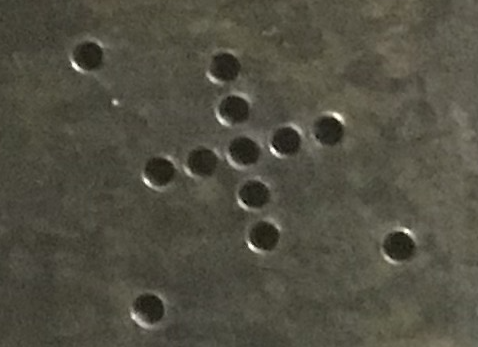
#> input picture d3.png, 478 x 347 px, found by its file name
$ python openvino_test.py
#> lines starting #> are read from the running program, lines starting #| are printed output that depends on the picture; after the words box and inside, x2 and y2 are one past the last pixel; in counts of white or black regions, pixels touching at a corner belong together; long printed decimals are rounded
import numpy as np
import cv2
import math

img = cv2.imread('/Users/krishnasagarreddy/images/clearqrcodes/d3.png')
#> img is the input picture: shape (347, 478, 3); mean B, G, R 66.3, 79.3, 81.6


def func_code(th2, max_Radius, j1):
        circles = cv2.HoughCircles(th2 ,cv2.HOUGH_GRADIENT,2,max_Radius,
                                    param1=50,param2=j1,minRadius=int(max_Radius/2),maxRadius=int(max_Radius))
                                    #circles = np.uint16()

        k=0
        #cv2.waitKey(1000)
        font = cv2.FONT_HERSHEY_SIMPLEX
        if(circles is not None):
            pass
        else:
            #if( j1 == 35):
            print (" nocircles found for l =", l, "j1=", j1)
                #red_flag = 1

            return -3
        #print "    circles    =    ", circles
        circles = np.uint16(np.around(circles))
        #if(!circles.any())
        if 'circles' in globals() and circles.any():
        #if circles or circles.any() :
            #circles = np.uint16(np.around(circles))
            for i in circles[0,:]:
                # draw the outer circle
                #cv2.circle(img,(i[0],i[1]),i[2],(0,255,0),1)
                # draw the center of the circle
                #cv2.circle(img,(i[0],i[1]),2,(0,0,255),1)
                arr_circle[k]=(i[0],i[1],i[2])
                #print i, k, arr_circle[k]
                #cv2.putText(img,str(k),(i[0],i[1]), font, 1,(255,255,255),1,cv2.LINE_AA)

                if (k==0):
                    avg_rad = i[2]
                    print( "k=",k,"avg_rad= ", avg_rad)
                else:
                    print( "k=",k,"avg_rad= ", avg_rad)
                    avg_rad = (avg_rad+i[2])/2
                    # reduce parameter to increase circles
                if(k > 27):
                    del circles
                    return -3
                k=k+1
        del circles
        print ("k=",k,"j1 =", j1,"l=",l, "max_Radius=", max_Radius)
#cv2.waitKey(5000)
        dist= dist1= dist2= greater= circle1= circle2 = np.uint32((0))
            #if( (k>27) ):
#continue
        if(k<3):
            return -3

        # find outer diagonal two outer circles
        for i in range(0,k-1):
            for j in range(i+1,k):
                if(arr_circle[i][0]>arr_circle[j][0]):
                    dist1 = arr_circle[i][0]-arr_circle[j][0]
                else:
                    dist1 = arr_circle[j][0]-arr_circle[i][0]

                if(arr_circle[i][1]>arr_circle[j][1]):
                    dist2 = arr_circle[i][1]-arr_circle[j][1]
                else:
                    dist2 = arr_circle[j][1]-arr_circle[i][1]

                dist = math.pow( (math.pow(dist1 , 2) + math.pow(dist2 , 2)),0.5)

                if(dist > greater):
                    greater = dist
                    circle1 = i
                    circle2 = j
                #print dist,greater, circle1,circle2,'next',

        print ("Largest distance between two circles in whole image", arr_circle[circle1][0],arr_circle[circle1][1],circle1,arr_circle[circle2][0],arr_circle[circle2][1],circle2)

        greater = average= dist1= dist2=  dist_c1= dist_c2 = great_dist1 = great_dist2 = great_dist3 =circle3 = x3 = y3 = 0

        # find 3rd outer circle and distance
        for i in range(0,k):
            if((i == circle1) or (i == circle2)):
                continue
            else:
                if(arr_circle[i][0]>arr_circle[circle1][0]):
                    dist1 = arr_circle[i][0]-arr_circle[circle1][0]
                else:
                    dist1 = arr_circle[circle1][0]-arr_circle[i][0]

                if(arr_circle[i][1]>arr_circle[circle1][1]):
                    dist2 = arr_circle[i][1]-arr_circle[circle1][1]
                else:
                    dist2 = arr_circle[circle1][1]-arr_circle[i][1]

                dist_c1 = math.pow( (math.pow(dist1 , 2) + math.pow(dist2 , 2)),0.5)


                if(arr_circle[i][0]>arr_circle[circle2][0]):
                    dist1 = arr_circle[i][0]-arr_circle[circle2][0]
                else:
                    dist1 = arr_circle[circle2][0]-arr_circle[i][0]

                if(arr_circle[i][1]>arr_circle[circle2][1]):
                    dist2 = arr_circle[i][1]-arr_circle[circle2][1]
                else:
                    dist2 = arr_circle[circle2][1]-arr_circle[i][1]

                dist_c2 = math.pow( (math.pow(dist1 , 2) + math.pow(dist2 , 2)),0.5)

            average = (dist_c1+dist_c2)/2
            if(average >greater):
                greater = average
                circle3 = i
                great_dist1 = dist_c1
                great_dist2 = dist_c2

        #    print " dist between circles ", dist_c1,dist_c2
        # To find 3rd circle is in right angle to other two

        print ("distance from main circle to 1st circle great_dist1 ", great_dist1, " 2nd circle great_dist2",great_dist2, "great_dist2*1.1", great_dist2*1.1, "great_dist2 * 0.9",  great_dist2*0.9)

        if( (great_dist1 < great_dist2*1.1)and (great_dist1 > great_dist2*0.9)) :
            print ("inside first loop +ve if great_dist1", great_dist1, "great_dist2", great_dist2)
            #cv2.waitKey(2000)
            pass
        else:
            print( " in  first  loop -ve")
            return -3

        # center of bigger outer two circles
        x3 = (arr_circle[circle1][0] + arr_circle[circle2][0])/2
        y3 = (arr_circle[circle1][1] + arr_circle[circle2][1])/2
        print ("x3", x3, "y3",y3)

        # Distance between center and 3rd circle
        if(arr_circle[circle3][0]>x3):
            dist1 = arr_circle[circle3][0]-x3
        else:
            dist1 = x3-arr_circle[circle3][0]

        if(arr_circle[circle3][1]>y3):
            dist2 = arr_circle[circle3][1]-y3
        else:
            dist2 = y3-arr_circle[circle3][1]

        great_dist3 = math.pow( (math.pow(dist1 , 2) + math.pow(dist2 , 2)),0.5)

        print ("Distance between main circle to center of two largest circles great_dist3=",great_dist3,"great_dist3*1.414=",great_dist3*1.414,"great_dist3*1.1*1.41",great_dist3*1.1*1.41, "great_dist3*0.9*1.41",great_dist3*0.9*1.41)

        if( (great_dist1 < great_dist3*1.05*1.414) and (great_dist1 > great_dist3*0.95*1.414)) :
            print (" in  secound loop +ve")
            pass
        else:
            print (" in  secound loop -ve")
            return -3
        #cv2.imshow('image',img)
        #cv2.waitKey(3000)
        greater = np.uint32((greater))
        print ("circle 3 =",circle3,arr_circle[circle3][0],arr_circle[circle3][1],"greater =",greater)

        # find points to rotate

        temp= v1=v2=v3=v4 = np.uint16((0))

        if(arr_circle[circle1][0]>arr_circle[circle3][0]):
            #dist1 = arr_circle[circle1][0]-arr_circle[circle3][0]
            v1 = 1
        else:
            #dist1 = arr_circle[circle3][0]-arr_circle[circle1][0]
            v1 = 0

        if(arr_circle[circle1][1]>arr_circle[circle3][1]):
            dist1 = arr_circle[circle1][1]-arr_circle[circle3][1]
            v2 = 1
        else:
            dist1 = arr_circle[circle3][1]-arr_circle[circle1][1]
            v2 = 0

        if(arr_circle[circle2][0]>arr_circle[circle3][0]):
            #dist1 = arr_circle[circle2][0]-arr_circle[circle3][0]
            v3 = 1
        else:
            #dist1 = arr_circle[circle3][0]-arr_circle[circle2][0]
            v3 = 0

        if(arr_circle[circle2][1]>arr_circle[circle3][1]):
            dist2 = arr_circle[circle2][1]-arr_circle[circle3][1]
            v4 = 1
        else:
            dist2 = arr_circle[circle3][1]-arr_circle[circle2][1]
            v4 = 0

        if(v1==0 and v2==0):
            if(v3==0 and v4==1):
                pass
            if(v3==1 and v4==0):
                temp = circle1
                circle1=circle2
                circle2 = temp
            if(v3==0 and v4==0):
                pass
            if(dist1>dist2):
                pass
            else:
                temp = circle1
                circle1=circle2
                circle2 = temp


        if(v1==0 and v2==1):
            if(v3==1 and v4==1):
                pass
            if(v3==0 and v4==0):
                temp = circle1
                circle1=circle2
                circle2 = temp
            if(v3==0 and v4==1):
                if(dist1<dist2):
                    pass
                else:
                    temp = circle1
                    circle1=circle2
                    circle2 = temp


        if(v1==1 and v2==0):
            if(v3==0 and v4==0):
                pass
            if(v3==1 and v4==1):
                temp = circle1
                circle1=circle2
                circle2 = temp
            if(v3==1 and v4==0):
                if(dist1<dist2):
                    pass
                else:
                    temp = circle1
                    circle1=circle2
                    circle2 = temp


        if(v1==1 and v2==1):
            if(v3==1 and v4==0):
                pass
            if(v3==0 and v4==1):
                temp = circle1
                circle1=circle2
                circle2 = temp
            if(v3==1 and v4==1):
                if(dist1>dist2):
                    pass
                else:
                    temp = circle1
                    circle1=circle2
                    circle2 = temp


        #do rotation transform

        rows,cols,ch = img.shape
        print ("rows=",rows,"cols", cols)

        pts1 = np.float32([[arr_circle[circle1][0],arr_circle[circle1][1]],[arr_circle[circle3][0],arr_circle[circle3][1]],[arr_circle[circle2][0],arr_circle[circle2][1]]])
        pts2 = np.float32([[0,greater],[0,0],[greater,0]])

        M = cv2.getAffineTransform(pts1,pts2)

        dst = cv2.warpAffine(img,M,(cols,rows))

        print( " avg_rad= ",avg_rad, "greater = " , greater)
        pts1 = np.float32([[avg_rad,(greater)],[avg_rad,avg_rad],[greater,avg_rad]])
        pts2 = np.float32([[0,(greater-avg_rad)],[0,0],[(greater-avg_rad),0]])
        #pts2 = np.float32([[0,(avg_rad*)],[0,0],[(greater-avg_rad),0]])

        M = cv2.getAffineTransform(pts1,pts2)

        dst = cv2.warpAffine(dst,M,(int(greater-avg_rad*2),int(greater-avg_rad*2)))
        #dst = cv2.warpAffine(dst,M,(rows,cols))


        return dst


def circle_count(dst,th3, max_Radius, j1):

        count_1 = count_0 = 0
        rows1,cols1,ch = dst.shape
        #cv2.imshow('test',th3)
        #cv2.waitKey(5000)
        circles = cv2.HoughCircles(th3 ,cv2.HOUGH_GRADIENT,2,max_Radius,
                                    param1=50,param2=j1,minRadius=int(max_Radius/2),maxRadius=int(max_Radius))
        if(circles is not None):
            pass
        else:

            print ("bottom half no circles found for l =", l, "j1=", j1)
            return -3
        circles = np.uint16(np.around(circles))
        k=1
        count_1 = count_0 = 0
        font = cv2.FONT_HERSHEY_SIMPLEX
        avg_radius = 0
        #circles = np.uint16()
        #if circles is not None:
        if 'circles' in globals() and circles.any():
        #if circles or circles.any() :
        #circles = np.round(circles[0, :]).astype("int")
            for i in circles[0,:]:
                # draw the outer circle
                cv2.circle(dst,(i[0],i[1]),i[2],(0,255,0),1)
                # draw the center of the circle
                #cv2.circle(dst,(i[0],i[1]),2,(0,0,255),1)
                arr_circle[k]=(i[0],i[1],i[2])
                if(k>28):
                    print ("here k should not be greater than 28 ")

                    return -3
                if(k==1):
                    avg_radius = i[2]
                else :
                    avg_radius= (avg_radius+i[2])/2
                print (i, k, arr_circle[k])
                #cv2.putText(dst,str(k),(i[0],i[1]), font, 1,(255,255,255),1,cv2.LINE_AA)
                k=k+1
        # find offset to find blocks where circles are there
        print (" in secound half k = ", k)
        del circles
        if( k>25 ):
            return -3
        offset1 = rows1/6
        offset= rows1/6
        offset1 = (rows1-12*avg_radius)/7 + avg_radius*1.85
        offset = 44
        print ("offset1=",offset1, "k=",k)
        #cv2.waitKey(4000)
        x_offset= y_offset = flag= 0
        for j in range(1,7):
            for i in range(1,7):
                for m in range(1,k):
                    if(i==1 or j==1):
                        offset = offset1 #- (rows1-12*avg_radius)/7
                    else :
                        offset =offset1
                    x_offset= y_offset = 0
                    if( arr_circle[m][0] < (max_Radius/2)):
                        pass
                    if(arr_circle[m][1] <(max_Radius/2)):
                        pass
                    if((i*offset)>arr_circle[m][0]):
                        x_offset=(i*offset)-arr_circle[m][0]
                    else:
                        x_offset=arr_circle[m][0]-(i*offset)
                    if((j*offset)>arr_circle[m][1]):
                        y_offset=(j*offset)-arr_circle[m][1]
                    else:
                        y_offset=arr_circle[m][1]-(j*offset)

                    #print i, j, k,m, x_offset, y_offset,i*offset, arr_circle[m][0],j*offset, arr_circle[m][1]
                    if(((x_offset+y_offset)/2) < (max_Radius/2)):
                        cv2.putText(dst,str(1),(arr_circle[m][0],arr_circle[m][1]), font, 1,(255,255,255),1,cv2.LINE_AA)
                        print( 1,)
                        flag = m
                        count_1=count_1+1
                if(flag==0):
                    cv2.putText(dst,str(0),(int(float(i*offset)), int(float(j*offset))), font, 1,(255,255,255),1,cv2.LINE_AA)
                    print( 0,)
                    count_0 = count_0 + 1
                flag =0
            print (' ')

        # [7 lines of commented-out code are left out]
        if(count_1 == 9):
            print ("count_1=",count_1," is equal to 9 for 8.jpg 16 for 20.jpg !!!!!")


            cv2.imshow('Output',dst)
            cv2.waitKey(5000)
            cv2.destroyWindow('Output')


        else:
            print ("count_1=",count_1," ERROR is not equal to 9 for 8.jpg 16 for 20.jpg !!!!!")
            cv2.imshow('Output',dst)
            #cv2.waitKey(3000)
            cv2.destroyWindow('Output')
            return -3


#first find outer circles and do rotation affine transformation
w,h = 30,3

arr_circle=np.uint32(np.zeros((w,h)))


#img = cv2.imread('/Users/krishnasagarreddy/images/clearqrcodes/8.jpg')
img1=img.copy()
rows,cols,ch = img1.shape
#> rows = 347; cols = 478; ch = 3

if(rows<cols):
    max_Radius=rows/17
#> max_Radius = 20.41
else:
    max_Radius=cols/17


radius_range = max_Radius - 3
#> radius_range = 17.41

print ("rows, cols, max_Radius", rows, cols, max_Radius, "radius_range",radius_range)
#| rows, cols, max_Radius 347 478 20.412 radius_range 17.412

#img = cv2.medianBlur(img1, 3)
gray  = cv2.cvtColor(img,cv2.COLOR_BGR2GRAY)

#th2 = gray.copy()

th2 = cv2.Canny(gray,50,200)
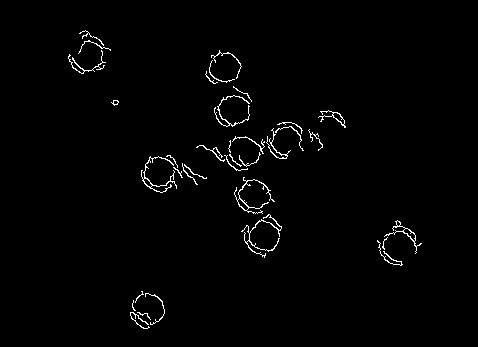
#> th2: shape (347, 478); 1.4% white in thin lines or dots, all inside (x1, y1, x2, y2) = (68, 30, 422, 329)
arr=[0 for i in range(100)]
#arr=[]
#circles = np.uint16()
red_flag = 0
font = cv2.FONT_HERSHEY_SIMPLEX

circles =0


for l in range(1,int(radius_range)):
    max_Radius = max_Radius - 1

    # [5 lines of commented-out code are left out]
    for j1 in range(20,80):
        print ("j1=",j1)
        ret_dst = func_code(th2,max_Radius,j1)
        if(ret_dst is not -3 ):
            cv2.imshow('Output2',ret_dst)
            #cv2.waitKey(5000)
            rows1,cols1,ch = ret_dst.shape

            if(rows1<cols1):
                max_Radius1=rows1/12
            else:
                max_Radius1=cols1/12

            gray  = cv2.cvtColor(ret_dst,cv2.COLOR_BGR2GRAY)
            th3 = cv2.Canny(gray,50,200)
            circle_count(ret_dst,th3,max_Radius1,j1)
        else:
            continue
#> this loop made 16 passes
#> pass 1, in func_code, `dst = cv2.warpAffine(img,M,(cols,rows))`:
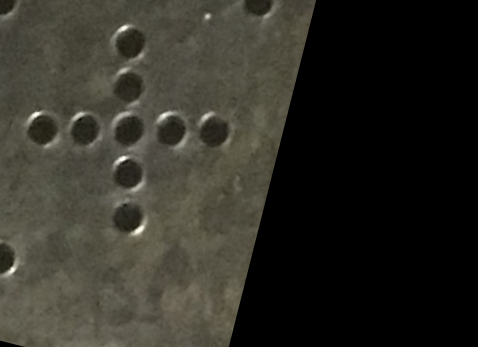
#> dst: shape (347, 478, 3); mean B, G, R 38.5, 46, 47.5
#> pass 1, in func_code, `dst = cv2.warpAffine(dst,M,(int(greater-avg_rad*2),int(greater-avg_rad..`:
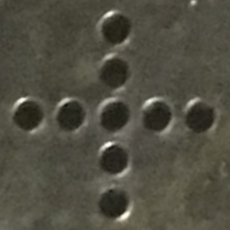
#> dst: shape (230, 230, 3); mean B, G, R 65.8, 78.5, 80.7
#> pass 1, in circle_count, `cv2.imshow('Output',dst)`:
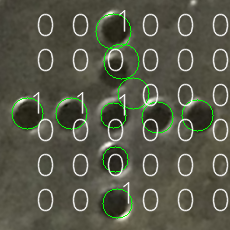
#> window 'Output': shape (230, 230, 3); mean B, G, R 73.6, 89.5, 87.5
#> after the loop:
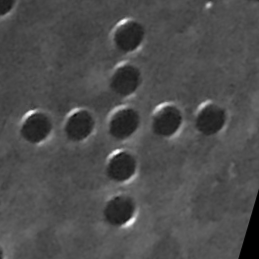
#> gray: shape (259, 259); min 0, max 253, mean 77.1
#cv2.imshow('gray',gray)
#cv2.imshow('th2_thresh', th2)

#cv2.imshow('Input',img)
print (" see output2")
#cv2.imshow('Output2',ret_dst)
#cv2.waitKey(7000)

cv2.destroyAllWindows()
#cv2.waitKey(3000)
